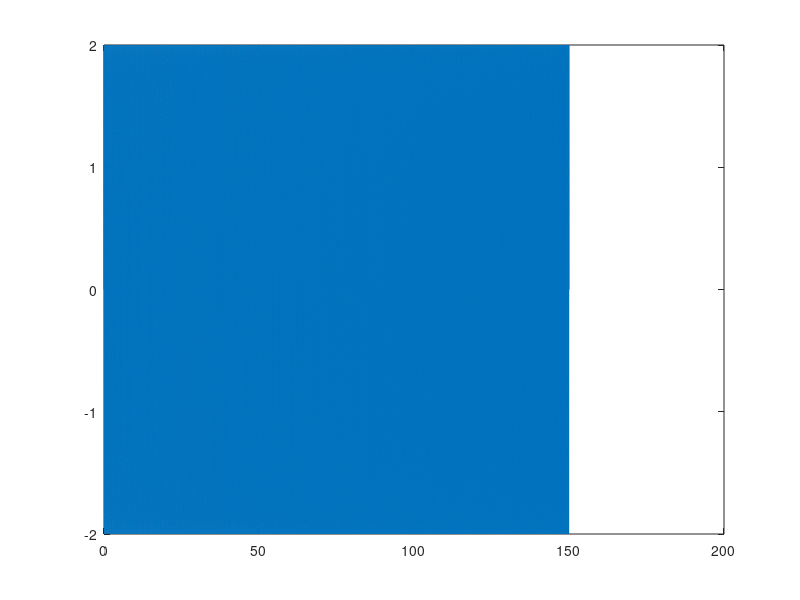

Write MATLAB code to recreate this figure. (Note: this script raises an error after producing the figure.)

%% Constant
rad2deg = 180/pi;
deg2rad = 1/rad2deg;
hz2rps = 2*pi;
rps2hz = 1/hz2rps;

% pathSave = 'Skoll_SMI_31July2015';
% fileSave = fullfile(pathSave, 'test.mat');
fileSave = '../Data/run_Run10.mat';
pointDefList = {NaN, 0, 10, 20}; % Predefined GVT nodes for Force, Accel1, and Accel2

% DAQ Setup - This is for the cDAQ Chasis with 9269 and 9229
chanOutNameList = {'DriveOut'};
chanOutNumList = [0];
chanInNameList = {'DriveIn', 'Force', 'Accel1', 'Accel2'};
chanInNumList = [0, 1, 2, 3];

% Define the Excitation
timeDuration_s = 150;
freqExcStart_Hz = 4.4;
freqExcEnd_Hz = 5.7;
phaseZero_deg = 0;
ampExcStart_V = 2;
ampExcEnd_V = 2;
ampExcOffset = 0;

% Create the Excitation
freqSample_Hz = 2000;
timeSample_s = 1/freqSample_Hz;
timeExc_s = [0 : timeSample_s : timeDuration_s]';

ampExc_V = ((ampExcEnd_V - ampExcStart_V) * (timeExc_s / timeDuration_s)) + ampExcStart_V;
% ampExc_V = ((ampExcStart_V - ampExcEnd_V)/2 * cos(pi * timeExc_s / timeDuration_s)) + (ampExcStart_V + ampExcEnd_V)/2;

freqExc_hz = ((freqExcEnd_Hz - freqExcStart_Hz) * (timeExc_s / (2 * timeDuration_s))) + freqExcStart_Hz;
signalExc = ampExcOffset + ampExc_V .* sin((freqExc_hz * hz2rps) .* timeExc_s + (phaseZero_deg * deg2rad));

figure; plot(timeExc_s, signalExc)

%%
devListObj = daq.getDevices;
daqSessionObj = daq.createSession('ni');
%daqSessionObj = daq.createSession('National Instruments');

daqSessionObj.Rate = freqSample_Hz;

% Setup the DAQ Channels
daqSessionObj.addAnalogOutputChannel(devListObj(1).ID, chanOutNumList, 'Voltage');
daqSessionObj.addAnalogInputChannel(devListObj(2).ID, chanInNumList, 'Voltage');


%% Create the output signal

% Put the data in the output queue
queueOutputData(daqSessionObj, signalExc);

% Create listeners
lstnOutHandle = addlistener(daqSessionObj, 'DataRequired', @(src, event) src.queueOutputData(signalExc));
lstnInHandle = addlistener(daqSessionObj, 'DataAvailable', @plotData);
% fid1 = fopen('log.bin', 'a');
% lstnInHandle = addlistener(daqSessionObj, 'DataAvailable', @(src, event)logData(src, event, fid1));


%% Run the DAQ
prepare(daqSessionObj); pause(1);
[signalIn, timeIn_s] = startForeground(daqSessionObj);
% startBackground(daqSessionObj);


%% Cleanup
% save a file
save(fileSave, 'timeIn_s', 'signalIn', 'chanInNameList', 'pointDefList', '-mat');

% for indxSig = 1:length(chanInNameList)
%     assignin('base', chanInNameList{indxSig}, signalIn(:,indxSig)); 
% end


% Cleanup
delete(lstnOutHandle);
delete(lstnInHandle);
release(daqSessionObj)


%%
figure; plot(timeIn_s, signalIn);


%%
if 0

    freqSampleIn_Hz = round(1/mean(diff(timeIn_s)));
    winType = 'cosi'; smoothFactor = 9;
    [xxP, ~, freq] = PsdEst([signalIn(:,1), signalIn(:,2)], freqSampleIn_Hz, winType, smoothFactor);
%     [freq, gain_dB, phase_deg, xyC, xyT, xxP, yyP, xyP] = TransFunc(signalIn(:,1), signalIn(:,2), [], freqSampleIn_Hz, winType, smoothFactor);

    PsdPlot(freq, xxP, 'Hz');
%     PsdPlot(freq, [xxP, yyP], 'Hz');
    xlim([1, 100]); legend({'input_V'; 'Force_V'}, 'Interpreter', 'none')
    
%     BodePlot(freq, gain_dB, phase_deg, xyC);
%     xlim([1, 100]); legend({'input'; 'output'}, 'Interpreter', 'none')
    
end
